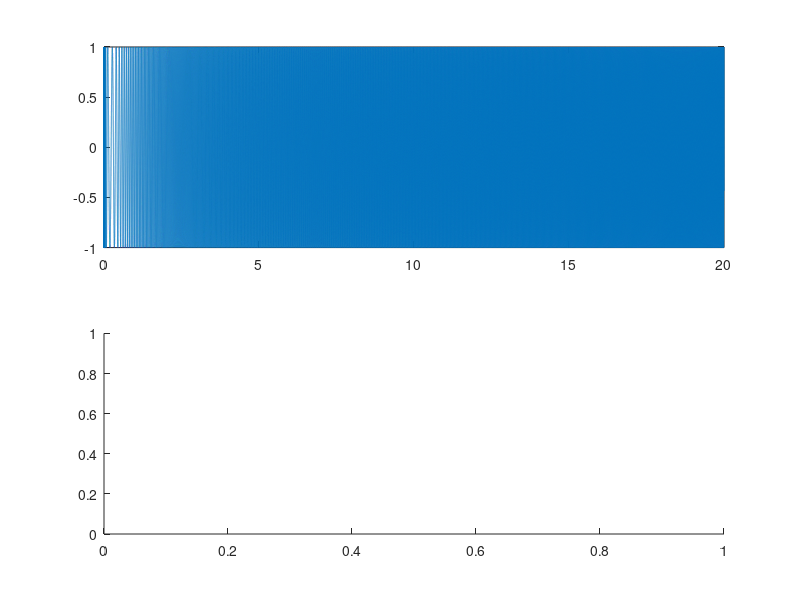

MATLAB code for this plot: (Note: this script raises an error after producing the figure.)
tf=20;
w0=20;
wf=2000;
Fs=44100;
m=Fs*tf

t = linspace(0,tf,m);
w = linspace(w0,wf,m);
y = sin(w.*log(t));

subplot(2,1,1);
plot(t,y)

subplot(2,1,2);
b=inverseFilter(tf,wf,w0,t).*y;
plot(t,b)

sound(y,Fs);
audiowrite('sinesweep.wav',y,Fs);